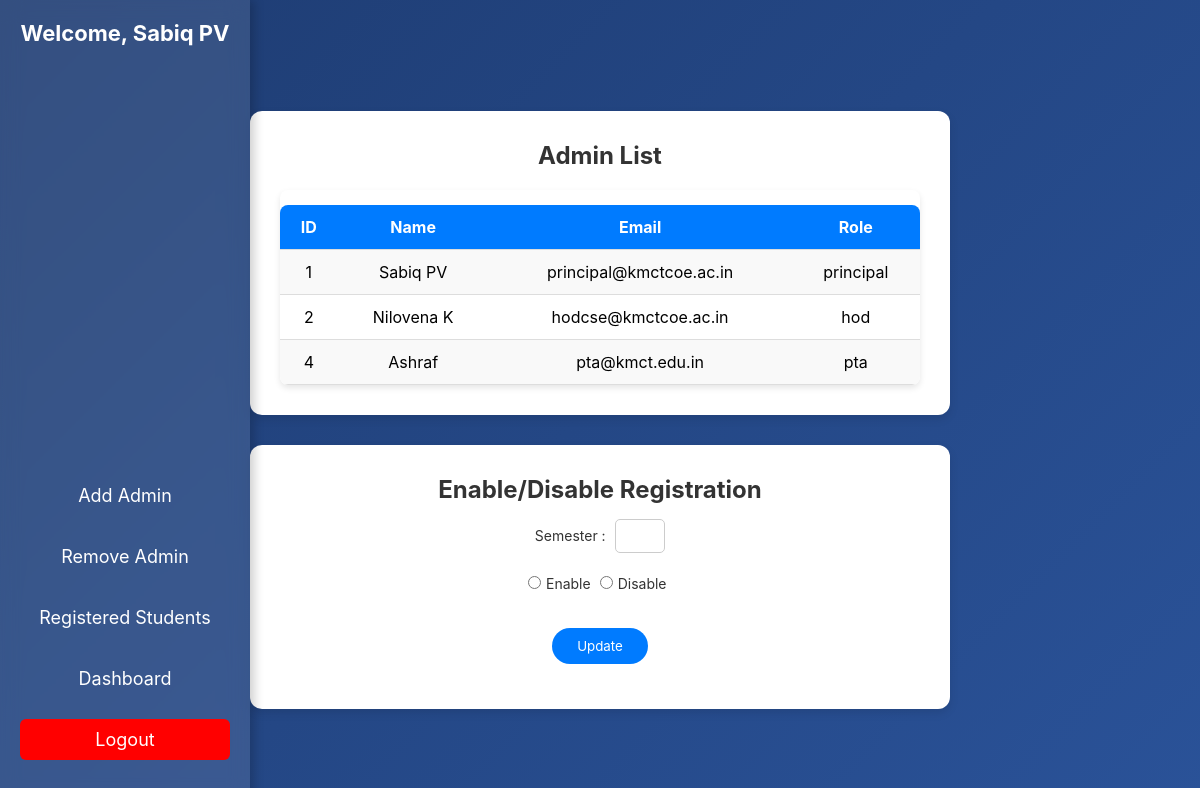
The app's page /principal (signed in), older data.
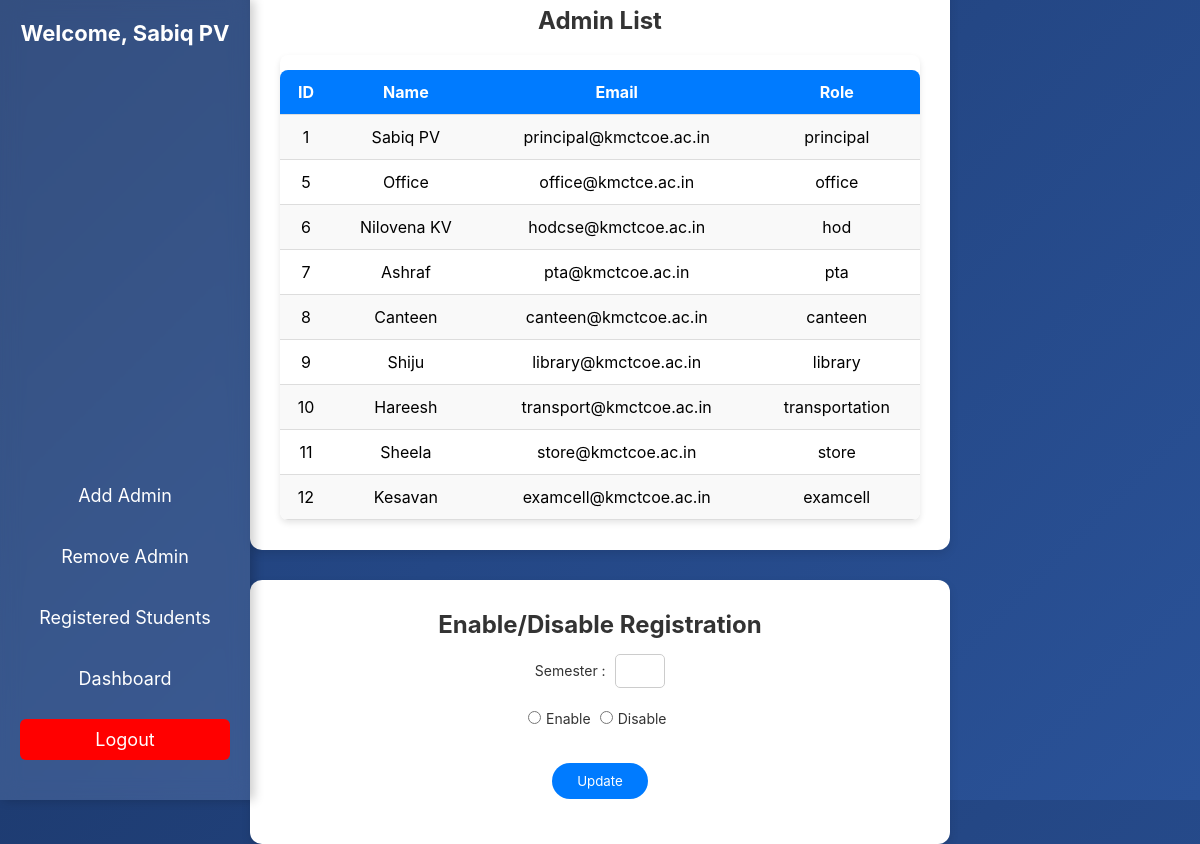
The same page, newer data.
### tables this page shows
CREATE TABLE Admin (
    id INTEGER PRIMARY KEY AUTOINCREMENT,
    name TEXT NOT NULL,
    email TEXT UNIQUE NOT NULL,
    role TEXT NOT NULL, 
    password TEXT NOT NULL
);

### app.py (the view)
@app.route('/principal', methods=['GET', 'POST'])
def principal_dashboard():
    if 'role' not in session or session['role'] != 'principal':
        return redirect(url_for('admin_login'))  # Only the principal can access
    db = get_db_connection()
    cursor = db.cursor()
    cursor.execute("SELECT name FROM Admin WHERE id = ?", (session['admin_id'],))
    principal = cursor.fetchone()
    cursor.execute("SELECT id, name, email, role FROM Admin")
    admins = cursor.fetchall()
    db.close()
    return render_template('principal_dashboard.html', principal_name=principal['name'], admins=admins)

### app.py (called while the page is built)
def get_db_connection():
    conn = sqlite3.connect('SemReg.db')
    conn.row_factory = sqlite3.Row
    return conn

### templates/principal_dashboard.html (shortened to what this page needs)
<!DOCTYPE html>
<html lang="en">
<head>
    <link rel="stylesheet" href="{{ url_for('static', filename='styles.css') }}">
</head>
<body>
    <div class="sidebar">
        <h3>Welcome, {{ principal_name }}</h3>
        <ul>
            <li><a href="{{ url_for('add_admin') }}">Add Admin</a></li>
            <li><a href="{{ url_for('remove_admin') }}">Remove Admin</a></li>
            <li><a href="{{ url_for('rgStudents') }}">Registered Students</a></li>
            <li><a href="{{ url_for('principal_dashboard') }}">Dashboard</a></li>
            <li><a href="{{ url_for('logout') }}" class="logout">Logout</a></li>
        </ul>
    </div>
    <div class="container">
        <h2>Admin List</h2>
        <div class="table-container">
            <table>
                <tr>
                    <th>ID</th>
                    <th>Name</th>
                    <th>Email</th>
                    <th>Role</th>
                </tr>
                {% for admin in admins %}
                <tr>
                    <td>{{ admin.id }}</td>
                    <td>{{ admin.name }}</td>
                    <td>{{ admin.email }}</td>
                    <td>{{ admin.role }}</td>
                </tr>
                {% else %}
                <tr>
                    <td colspan="4" style="text-align: center;">No admins found</td>
                </tr>
                {% endfor %}
            </table>
        </div>
    </div>
    <div class="form-container">
        <h2>Enable/Disable Registration</h2>
        <form action="{{ url_for('update_registration') }}" method="post">
            <label for="semester">Semester :</label>
            <input type="number" name="semester" id="semester" required> <br><br>
            <input type="radio" name="is_open" value="1" id="enable">
            <label for="enable">Enable</label>
            <input type="radio" name="is_open" value="0" id="disable">
            <label for="disable">Disable</label>
            <br><br>
            <button type="submit" class="btn1">Update</button>
        </form>
    </div>
</body>
</html>

### static/styles.css (style rules this page uses)
* { margin: 0; padding: 0; box-sizing: border-box; font-family: 'Inter', sans-serif; }
body { background: linear-gradient(135deg, #1e3c72, #2a5298); color: #fff; display: flex; justify-content: center; align-items: center; height: 100vh; }
.sidebar { background: rgba(255, 255, 255, 0.1); backdrop-filter: blur(10px); color: white; width: 250px; padding: 20px; height: 100vh; position: fixed; left: 0; top: 0; display: flex; flex-direction: column; justify-content: space-between; box-shadow: 4px 0 10px rgba(0, 0, 0, 0.2); }
.sidebar h3 { font-size: 22px; margin-bottom: 20px; text-align: center; }
.sidebar ul { list-style: none; padding: 0; }
.sidebar ul li { margin: 20px 0; text-align: center; }
.sidebar ul li a { color: white; text-decoration: none; font-size: 18px; display: block; padding: 10px; border-radius: 6px; transition: 0.3s; }
.logout { background: #dc3545; border-radius: 8px; }
h2 { font-size: 24px; margin-bottom: 20px; color: #081d32; text-align: center; }
.logout { background: red; }

### templates/principal_dashboard.html (style rules this page uses)
body { font-family: Arial, sans-serif; background-color: #2d3e63; display: flex; flex-direction: column; align-items: center; padding-top: 20px; }
.container { background: #ffffff; padding: 30px; border-radius: 12px; box-shadow: 0 4px 10px rgba(0, 0, 0, 0.1); width: 700px; text-align: center; }
h2 { margin-bottom: 20px; color: #333; }
.table-container { overflow-x: auto; border-radius: 8px; box-shadow: 0 3px 6px rgba(0, 0, 0, 0.1); width: 100%; }
table { width: 100%; border-collapse: collapse; margin-top: 15px; border-radius: 8px; overflow: hidden; }
th, td { padding: 12px; text-align: center; color: black; border-bottom: 1px solid #ddd; }
th { background-color: #007bff; color: white; font-weight: bold; }
tr:nth-child(even) { background-color: #f9f9f9; }
.form-container { background: #ffffff; padding: 30px; border-radius: 12px; box-shadow: 0 4px 10px rgba(0, 0, 0, 0.1); width: 700px; text-align: center; margin-top: 30px; }
.form-container h2 { color: #333; margin-bottom: 15px; }
label { font-size: 14px; color: #333; margin-right: 5px; }
input[type="number"] { padding: 8px; border-radius: 5px; border: 1px solid #ccc; width: 50px; text-align: center; }
.btn1 { display: block; margin: 15px auto; padding: 10px 20px; background-color: #007bff; color: white; border: none; border-radius: 43px; cursor: pointer; width: 15%; }

Row changes from the older to the newer data that the page shows:
removed Admin: id "2", name "Nilovena K", email "hodcse@kmctcoe.ac.in", role "hod"
removed Admin: id "4", name "Ashraf", email "pta@kmct.edu.in", role "pta"
added Admin: id "5", name "Office", email "office@kmctce.ac.in", role "office"
added Admin: id "6", name "Nilovena KV", email "hodcse@kmctcoe.ac.in", role "hod"
added Admin: id "7", name "Ashraf", email "pta@kmctcoe.ac.in", role "pta"
added Admin: id "8", name "Canteen", email "canteen@kmctcoe.ac.in", role "canteen"
added Admin: id "9", name "Shiju", email "library@kmctcoe.ac.in", role "library"
added Admin: id "10", name "Hareesh", email "transport@kmctcoe.ac.in", role "transportation"
added Admin: id "11", name "Sheela", email "store@kmctcoe.ac.in", role "store"
added Admin: id "12", name "Kesavan", email "examcell@kmctcoe.ac.in", role "examcell"
